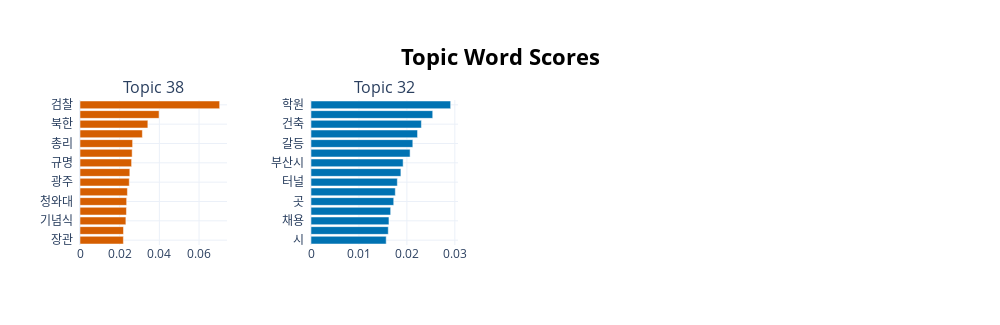

Here is the notebook cell this chart was saved with:
### Code cell
model.visualize_barchart(topics= similar_topics, n_words = 15)

### Figure 1 — Plotly figure (JSON) as saved in the notebook; plotly's stock layout.template omitted (floating-point values rounded to 4 significant figures)
{"data": [{"marker": {"color": "#D55E00"}, "orientation": "h", "type": "bar", "x": [0.02187, 0.02192, 0.02313, 0.02342, 0.02352, 0.0239, 0.02483, 0.02511, 0.02601, 0.02629, 0.02652, 0.03143, 0.0342, 0.03985, 0.07039], "xaxis": "x", "y": ["장관  ", "관할  ", "기념식  ", "강조  ", "청와대  ", "국민  ", "광주  ", "입장  ", "규명  ", "결정  ", "총리  ", "개혁  ", "북한  ", "진상  ", "검찰  "], "yaxis": "y"}, {"marker": {"color": "#0072B2"}, "orientation": "h", "type": "bar", "x": [0.01569, 0.01612, 0.01626, 0.01661, 0.01725, 0.01759, 0.01801, 0.01875, 0.01922, 0.02067, 0.02123, 0.02222, 0.02303, 0.02539, 0.02913], "xaxis": "x2", "y": ["시  ", "조선대  ", "채용  ", "수입  ", "곳  ", "민간  ", "터널  ", "농산물  ", "부산시  ", "공원  ", "갈등  ", "울산  ", "건축  ", "공무원  ", "학원  "], "yaxis": "y2"}], "layout": {"annotations": [{"font": {"size": 16}, "showarrow": false, "text": "Topic 38", "x": 0.0875, "xanchor": "center", "xref": "paper", "y": 1, "yanchor": "bottom", "yref": "paper"}, {"font": {"size": 16}, "showarrow": false, "text": "Topic 32", "x": 0.3625, "xanchor": "center", "xref": "paper", "y": 1, "yanchor": "bottom", "yref": "paper"}], "height": 325, "hoverlabel": {"bgcolor": "white", "font": {"family": "Rockwell", "size": 16}}, "showlegend": false, "title": {"font": {"color": "Black", "size": 22}, "text": "<b>Topic Word Scores", "x": 0.5, "xanchor": "center", "yanchor": "top"}, "width": 1000, "xaxis": {"anchor": "y", "domain": [0, 0.175], "showgrid": true}, "xaxis2": {"anchor": "y2", "domain": [0.275, 0.45], "showgrid": true}, "xaxis3": {"anchor": "y3", "domain": [0.55, 0.725], "showgrid": true}, "xaxis4": {"anchor": "y4", "domain": [0.825, 1], "showgrid": true}, "yaxis": {"anchor": "x", "domain": [0, 1], "showgrid": true}, "yaxis2": {"anchor": "x2", "domain": [0, 1], "showgrid": true}, "yaxis3": {"anchor": "x3", "domain": [0, 1], "showgrid": true}, "yaxis4": {"anchor": "x4", "domain": [0, 1], "showgrid": true}}}
